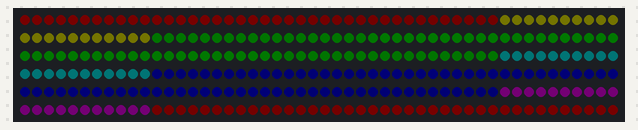
A program run on a simulated ESP32-S3. Shown: 300 RGB LEDs in strip order, left to right, continuing on the next row. Dim RGB values are drawn brighter than linear; what the program prints to the serial monitor is not drawn.

Above: at 5.18 s.
At 9.09 s:
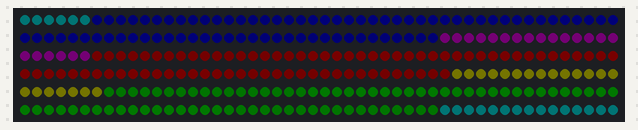
At 13.66 s:
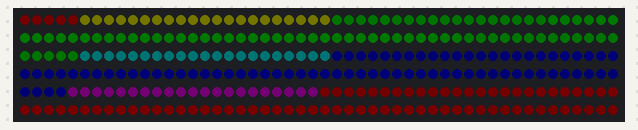
At 22.46 s:
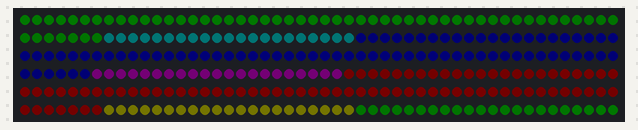
At 30.94 s:
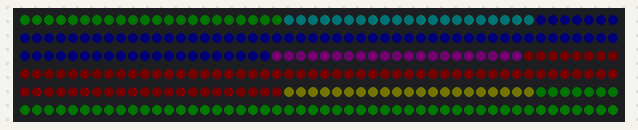
At 39.75 s:
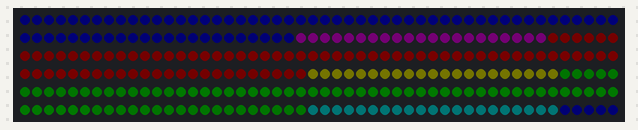

The program:

main.cpp
```cpp
#include <Arduino.h>
#include <NeoPixelBus.h>

const uint16_t NUM_LED = 300;     // Number of LEDs for our strip
const uint8_t LED_PIN = 5;        // GPIO pin number for strip data

#ifdef LED_BUILTIN
   #define LED_BUILTIN 97                         // This seems to be true for my knock off esp32-s3 but I'm not 100% sure
#endif

float brightness = 0.01;  // 0.1 to 1.0 for brightness
uint8_t cometSize = 20;
float fadeFactor = 0.01; // I think the higher fade factor means less fade. While lower means more fade.
#include "wheel.h"
#include "rainbow.h"
#include "rainbowcomet.h"

RainbowLED myRainbowStrip(NUM_LED, LED_PIN, brightness);  // Adjust number of LEDs and pin as necessary

// number of leds, data pin, brightness, comet size, fade factor
//RainbowCometLED myRainbowComet(NUM_LED, LED_PIN, brightness, cometSize, fadeFactor);

void setup() {
  delay(5000);             // wait for the terminal to catch up for debugging
  Serial.begin(115200);
  Serial.println("Started setup");

  myRainbowStrip.begin();
  // myRainbowComet.begin();

  Serial.println("Finished setup");
}

void loop()
{
  //Serial.println("Started loop");
  myRainbowStrip.showRainbow();
  // myRainbowComet.showRainbowComet();  //
  //Serial.println("Finished loop");
}
```

rainbow.h
```cpp
#include <Arduino.h>
#include <NeoPixelBus.h>


class RainbowLED {
private:
    NeoPixelBus<NeoGrbFeature, Neo800KbpsMethod> strip;
    const uint8_t pixelPin;
    const uint16_t pixelCount;
    const float brightness;

    ColorWheel wheel;

public:
    RainbowLED(uint16_t count, uint8_t pin, float brightness = 1.0) : pixelCount(count), pixelPin(pin), strip(count, pin), brightness(brightness) {}

    void begin() {
        strip.Begin();
        strip.Show();
    }

    void showRainbow() {
    for(int j = 0; j < 256; j++) {
        for(uint16_t i = 0; i < pixelCount; i++) {
            RgbColor color = wheel.getColor(((i * 256 / pixelCount) + j) & 255, brightness);
            strip.SetPixelColor(i, color);
        }
        strip.Show();
        delay(20);  // Adjust this delay to speed up/slow down the rainbow animation
    }
}
};
```

rainbowcomet.h
```cpp
#include <Arduino.h>
#include <NeoPixelBus.h>


class RainbowCometLED {
private:
    NeoPixelBus<NeoGrbFeature, Neo800KbpsMethod> strip;
    const uint8_t pixelPin;
    const uint16_t pixelCount;
    float brightness;
    uint16_t cometSize;
    float fadeFactor;

    ColorWheel wheel;

public:
    RainbowCometLED(uint16_t count, uint8_t pin, float brightness = 1.0, uint16_t cometSize = 5, float fadeFactor = 0.85)
        : pixelCount(count), pixelPin(pin), strip(count, pin), brightness(brightness), cometSize(cometSize), fadeFactor(fadeFactor) {}

    void begin() {
        strip.Begin();
        strip.Show();
    }

    void showRainbowComet() {
        for(uint16_t stripPos = 0; stripPos < pixelCount + cometSize; stripPos++) { // for loop runs for strip size plus comet size to ensure a complete effect
            strip.ClearTo(0); // clear strip

            // Draw the comet
            for(uint16_t cometPos = 0; cometPos < cometSize; cometPos++) {
                if ((stripPos - cometPos < pixelCount) && (stripPos - cometPos >= 0)) {
                    // Adjusted the Dim method argument to take values from 0 to 255
                    strip.SetPixelColor(stripPos - cometPos, wheel.getColor(((stripPos - cometPos) * 256 / pixelCount) & 255).Dim((uint8_t)(brightness * 255 * (1.0 - (float)cometPos / cometSize))));
                }
            }

            strip.Show();
            delay(20);

            // Fade the LEDs by the fade factor
            for(uint16_t j = 0; j < pixelCount; j++) {
            // Adjusted the Dim method argument to take values from 0 to 255
            strip.SetPixelColor(j, strip.GetPixelColor(j).Dim((uint8_t)(brightness * 255 * fadeFactor)));
            }
        }
    }

};
```

wheel.h
```cpp
#include <Arduino.h>
#include <NeoPixelBus.h>

class ColorWheel {
public:
    ColorWheel() {}

    // Method to get a color from a wheel position
    RgbColor getColor(byte wheelPos) const {
        return getColor(wheelPos, 1.0f); // default brightness is 1 (full brightness)
    }

    // Overloaded method to get a color from a wheel position with brightness adjustment
    RgbColor getColor(byte wheelPos, float brightness) const {
        wheelPos = 255 - wheelPos;
        if (brightness < 0.0f) brightness = 0.0f;
        if (brightness > 1.0f) brightness = 1.0f;
        // first third
        if (wheelPos < 85) {
            return RgbColor((255 - wheelPos * 3) * brightness, 0, (wheelPos * 3) * brightness);
        }
        // second third
        else if (wheelPos < 170) {
            wheelPos -= 85;
            return RgbColor(0, (wheelPos * 3) * brightness, (255 - wheelPos * 3) * brightness);
        }
        // final third
        else {
            wheelPos -= 170;
            return RgbColor((wheelPos * 3) * brightness, (255 - wheelPos * 3) * brightness, 0);
        }
    }
};
```
